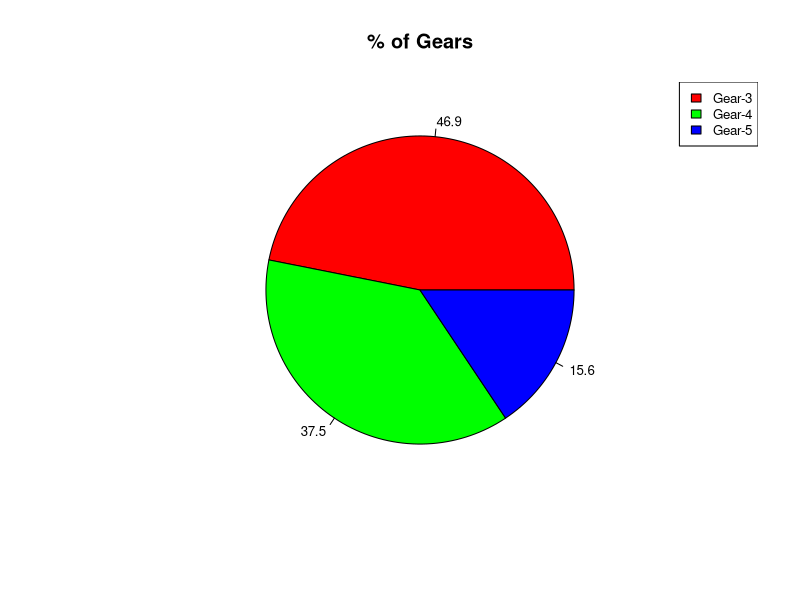

The R source for this figure:
## ---- chunk 1
    gears = table(mtcars$gear)

    percent = round(100*gears/sum(gears), 1)
    pielabels = paste(percent)
    pie(gears,col = rainbow(length(gears)), labels = percent , main = '% of Gears', cex = 0.8)
    legend("topright", c("Gear-3","Gear-4","Gear-5"), cex=0.8, fill=  rainbow(length(gears)))
